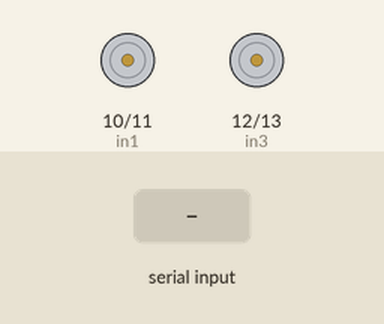
This sketch was run on a simulated Arduino Uno, built with avr-gcc and run on an emulated ATmega328P. On the bench: motor-driver pin pairs drawn as motors (green arrow = first pin HIGH = forward, orange = second pin HIGH = backward, longer = more drive). Inputs (shaded band) come from the test bench.

Above: at 1.2 s.
1.3 s: "F" received over Serial
At 1.9 s:
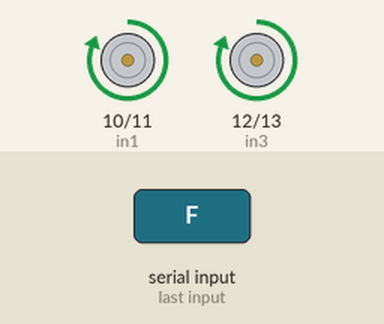
2.8 s: "B" received over Serial
At 3.1 s:
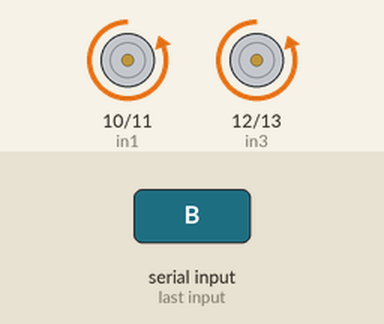
4.3 s: "L" received over Serial
At 5.4 s:
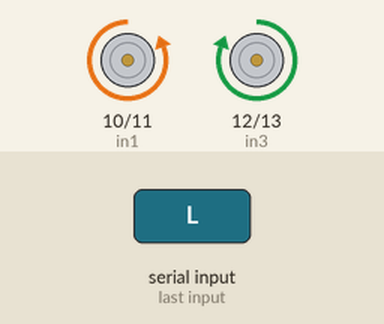
5.8 s: "R" received over Serial
At 6.6 s:
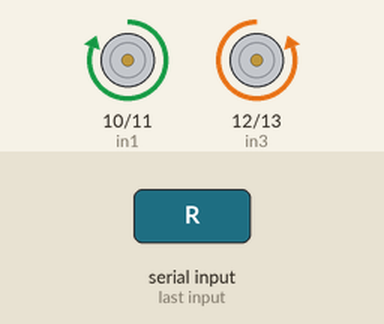
7.3 s: "1" received over Serial
At 7.7 s:
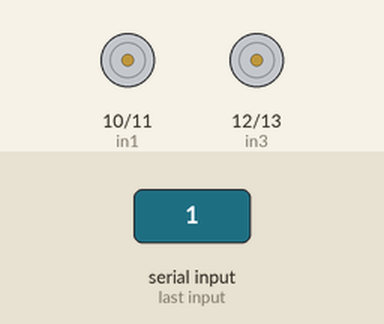
Timing chart, 0 to 9.8 s (numbered marks = the images above; inputs shaded):
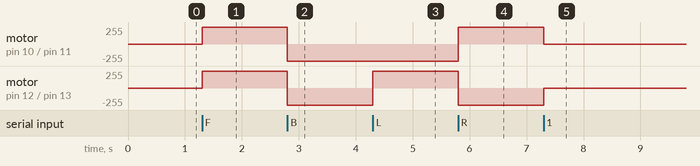

Measured:
- after the input at 1.3 s, motor on pin 10 (in1) / pin 11 (in2), motor on pin 12 (in3) / pin 13 (in4): stopped → forward 255/255 at once
- after the input at 2.8 s, motor on pin 10 (in1) / pin 11 (in2), motor on pin 12 (in3) / pin 13 (in4): forward 255/255 → backward 255/255 at once
- after the input at 4.3 s, motor on pin 12 (in3) / pin 13 (in4): backward 255/255 → forward 255/255 at once
- after the input at 5.8 s, motor on pin 10 (in1) / pin 11 (in2): backward 255/255 → forward 255/255 at once; motor on pin 12 (in3) / pin 13 (in4): forward 255/255 → backward 255/255 at once
- after the input at 7.3 s, motor on pin 10 (in1) / pin 11 (in2): forward 255/255 → stopped at once; motor on pin 12 (in3) / pin 13 (in4): backward 255/255 → stopped at once

The sketch:

car.ino
```cpp
// Define motor pins
int in1 = 10;//+
int in2 = 11;//-
int in3 = 12;//+
int in4 = 13;//-

void setup() {
  // Set motor pins as outputs
  pinMode(in1, OUTPUT);
  pinMode(in2, OUTPUT);
  pinMode(in3, OUTPUT);
  pinMode(in4, OUTPUT);

  Serial.begin(9600);
}

void loop() {
  if(Serial.available()){
    char c = Serial.read();
    if (c == 'F')
    {
      forward();
    }
    else if (c == 'B')
    {
      backward();
    }
    else if (c == 'L')
    {
      right();
    }
    else if(c == 'R')
    {
      left();
    }
    else
    {
      stop();
    }
  }
}

void forward()
{
  digitalWrite(in1,1);
  digitalWrite(in3,1);
  digitalWrite(in2,0);
  digitalWrite(in4,0);
}
void backward ()
{
  digitalWrite (in2,1);
  digitalWrite (in4,1);
  digitalWrite (in1,0);
  digitalWrite (in3,0);
}

void right()
{
  digitalWrite(in3,1);
  digitalWrite(in2,1);
  digitalWrite(in4,0);
  digitalWrite(in1,0);
}
void left()
{
  digitalWrite(in3,0);
  digitalWrite(in2,0);
  digitalWrite(in4,1);
  digitalWrite(in1,1);
}
void stop()
{
  digitalWrite(in1,0);
  digitalWrite(in2,0);
  digitalWrite(in3,0);
  digitalWrite(in4,0);

}
```
